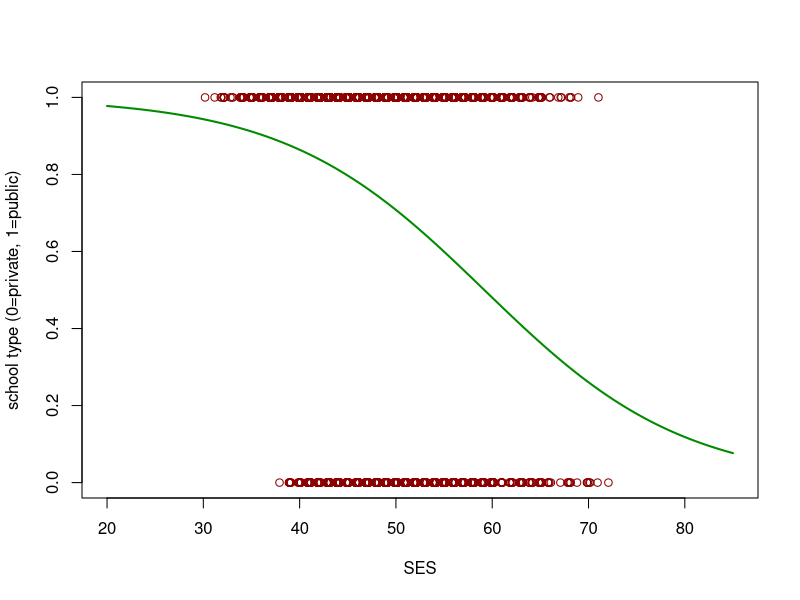
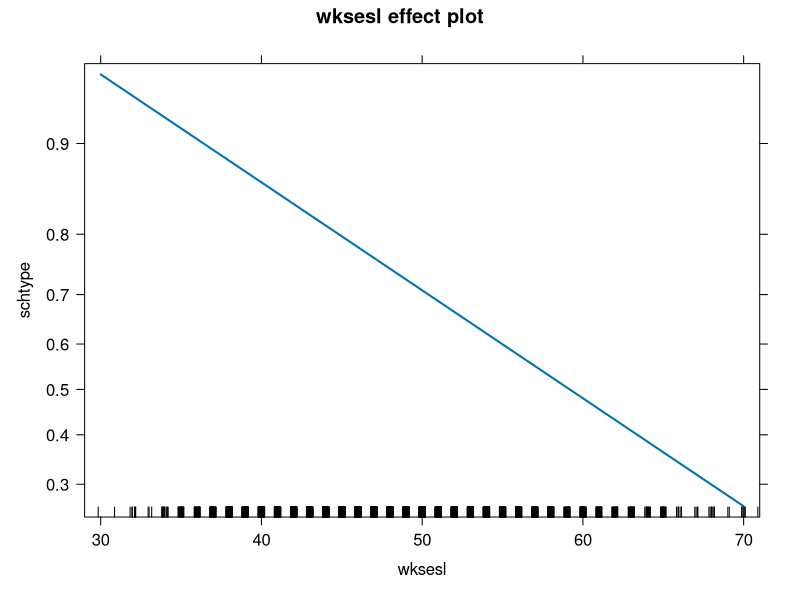
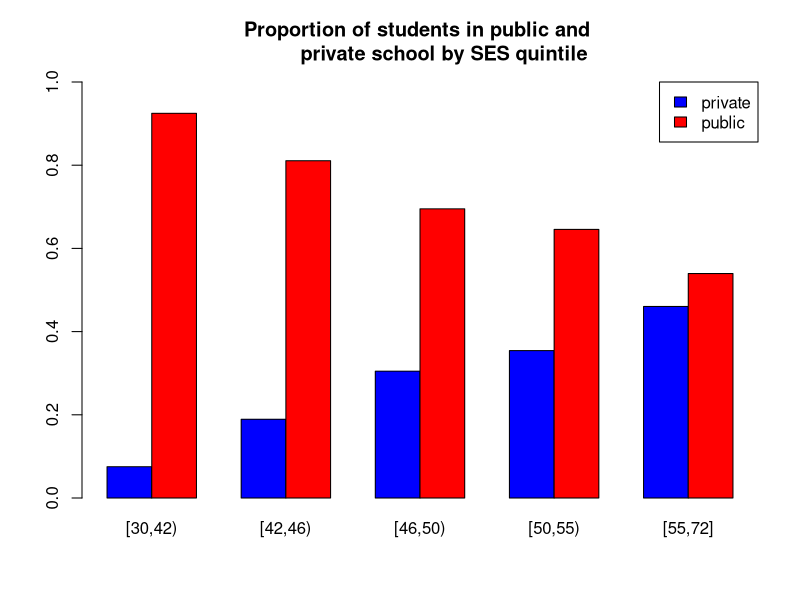
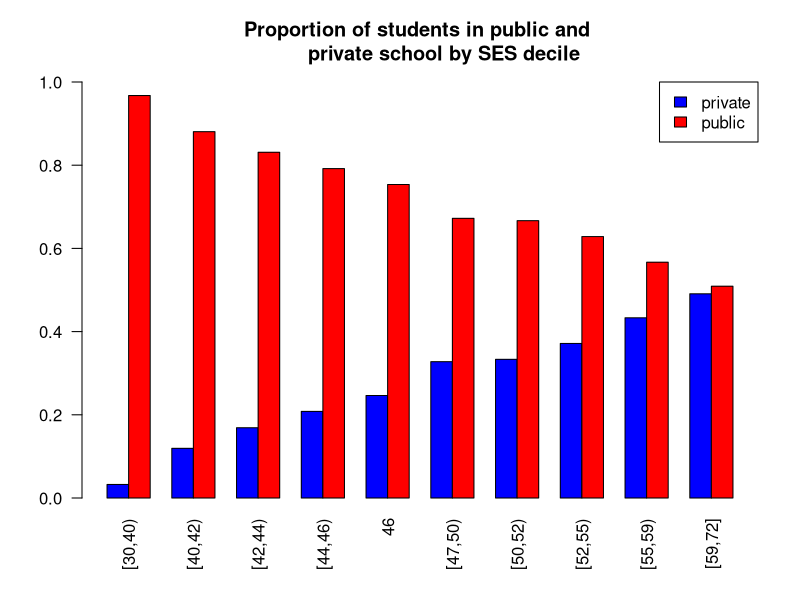

Generate these figures, in order, with R:
#ASRR Chapter 6

#6.4 example
ecls=read.table(file="ecls2577.txt",header=TRUE)
ecls$schtype=car::recode(ecls$s2kpupri,"2='0';'else'")

#do logistic regression and extract statistics from glm object
reg=glm(schtype ~ wksesl,data=ecls,family=binomial)  #y~x formula statement
exp(reg$coefficients)  #convert log-odds to OR
reg$null.deviance   #null deviance (intercept-only model)
reg$deviance   #deviance after using x
Rsq<-((reg$null.deviance)-(reg$deviance))/reg$null.deviance
Rsq

#plots
#scatterplot w/logistic function
fit = glm(schtype ~ wksesl, data=ecls, family=binomial)
newdat <- data.frame(wksesl=seq(20,85,len=100))
newdat$schtype = predict(fit, newdata=newdat, type="response")
plot(schtype ~ jitter(wksesl), data=ecls, col="red4",xlim=c(20,85),
     ylab="school type (0=private, 1=public)",xlab="SES")
lines(schtype ~ wksesl, newdat, col="green4", lwd=2)
#scatterplot w/linear function and log probabilities
library(effects)
plot(allEffects(fit,se=F))

#predict from model
predict(reg, data.frame(wksesl=c(30,50,70)), type="response")

#6.5 influential observations
table(ecls$schtype)

#6.6 Plots
library(Hmisc)
ecls$schtype=factor(ecls$schtype,level=c(0,1),labels=c("private","public"))

#example 1
ecls$ses5=cut2(ecls$wksesl,g=5)  #g=5 creates quintiles
tab=table(ecls$schtype,as.factor(ecls$ses5))
addmargins(tab)
p=prop.table(tab,margin=2)
p
barplot(p,col=c("blue","red"),
        ylim=c(0,1),beside=T,
        legend=rownames(tab),args.legend=list(x="topright"),
        main="Proportion of students in public and 
        private school by SES quintile")

#example 2
ecls$ses10=cut2(ecls$wksesl,g=10)  #g=10 creates deciles
tab=table(ecls$schtype,as.factor(ecls$ses10))
addmargins(tab)
p=prop.table(tab,margin=2)
p
barplot(p,col=c("blue","red"),
        ylim=c(0,1),beside=T,las=2,
        legend=rownames(tab),args.legend=list(x="topright"),
        main="Proportion of students in public and 
        private school by SES decile")
